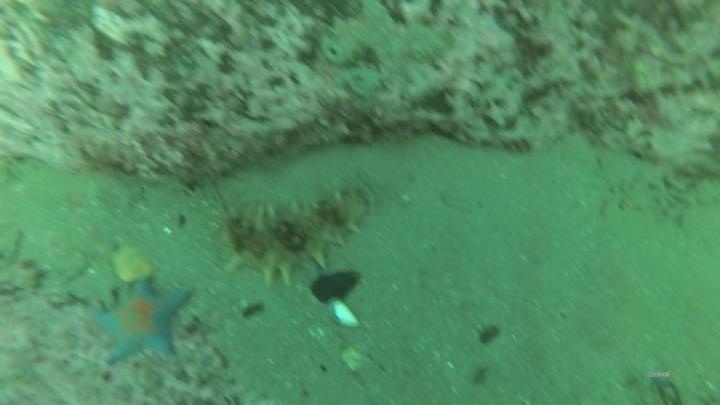
#> input picture 2024_02/模块代码/1.jpg, 720 x 405 px
$ python visRGB.py
#> lines starting #> are read from the running program, lines starting #| are printed output that depends on the picture
import cv2
import numpy as np
import matplotlib.pyplot as plt

# 读取图片
image_path = '1.jpg'  # 替换为你的图片路径
image = cv2.imread(image_path)
#> image is the input picture: shape (405, 720, 3); mean B, G, R 99.7, 140.8, 83.2

# 将图片的通道拆分
blue_channel, green_channel, red_channel = cv2.split(image)
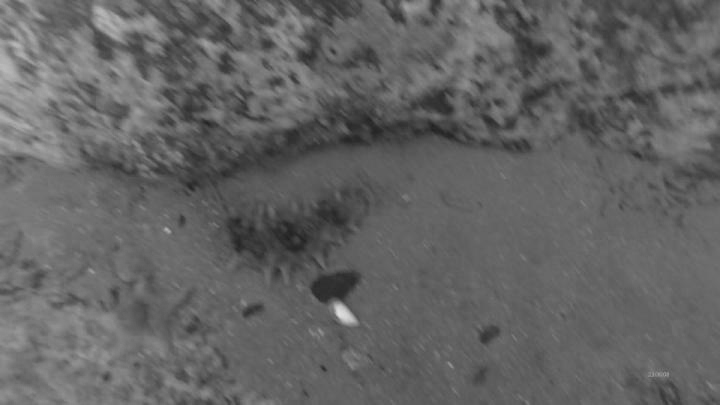
#> blue_channel: shape (405, 720); min 30, max 222, mean 99.7
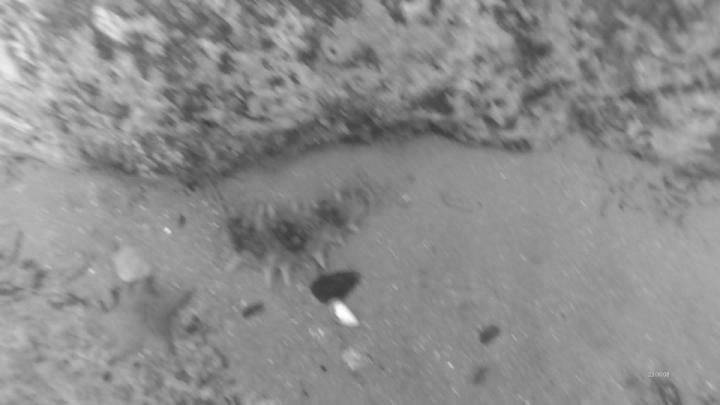
#> green_channel: shape (405, 720); min 58, max 255, mean 140.8
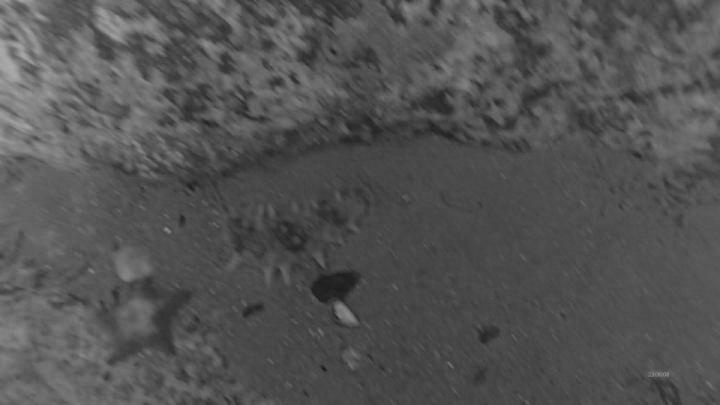
#> red_channel: shape (405, 720); min 24, max 171, mean 83.2

# 创建一个全零数组，与图像大小相同
zeros = np.zeros_like(blue_channel)

# 为了可视化，将其他两个通道置零
red_channel_only = cv2.merge([zeros, zeros, red_channel])
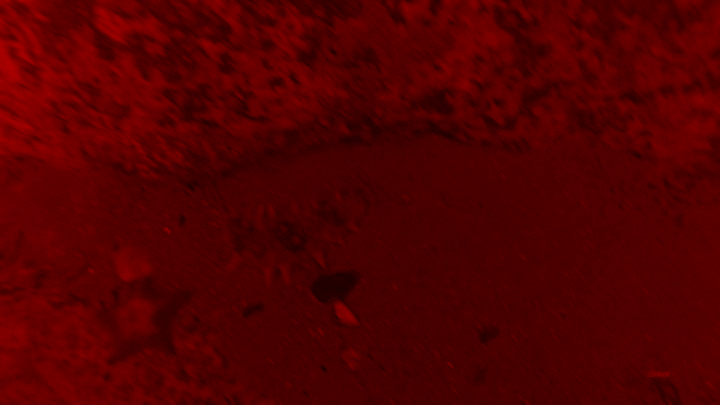
#> red_channel_only: shape (405, 720, 3); mean of channels 0, 1, 2 0, 0, 83.2; drawn as B, G, R
green_channel_only = cv2.merge([zeros, green_channel, zeros])
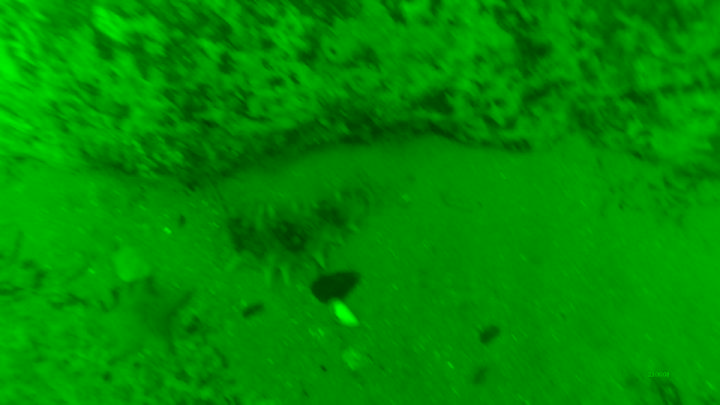
#> green_channel_only: shape (405, 720, 3); mean of channels 0, 1, 2 0, 140.8, 0; drawn as B, G, R
blue_channel_only = cv2.merge([blue_channel, zeros, zeros])
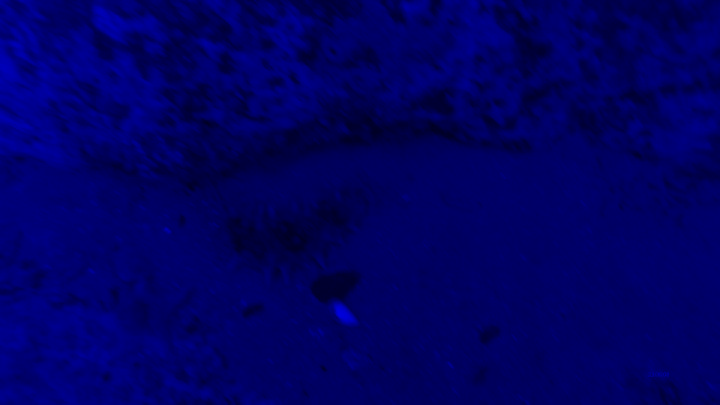
#> blue_channel_only: shape (405, 720, 3); mean of channels 0, 1, 2 99.7, 0, 0; drawn as B, G, R

# 保存三个通道的图像
cv2.imwrite('red_channel.jpg', red_channel_only)
cv2.imwrite('green_channel.jpg', green_channel_only)
cv2.imwrite('blue_channel.jpg', blue_channel_only)

# 可视化三个通道
plt.figure(figsize=(10, 5))

plt.subplot(1, 4, 1)
plt.imshow(cv2.cvtColor(image, cv2.COLOR_BGR2RGB))
plt.title('Original Image')

plt.subplot(1, 4, 2)
plt.imshow(red_channel_only)
plt.title('Red Channel')

plt.subplot(1, 4, 3)
plt.imshow(green_channel_only)
plt.title('Green Channel')

plt.subplot(1, 4, 4)
plt.imshow(blue_channel_only)
plt.title('Blue Channel')

plt.show()
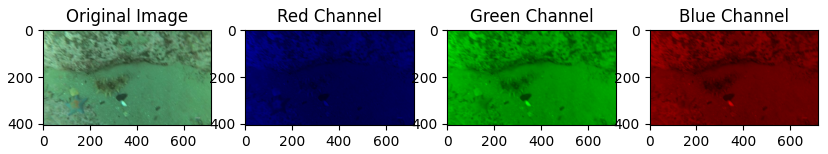
#> figure drawn by matplotlib, 4 panels
